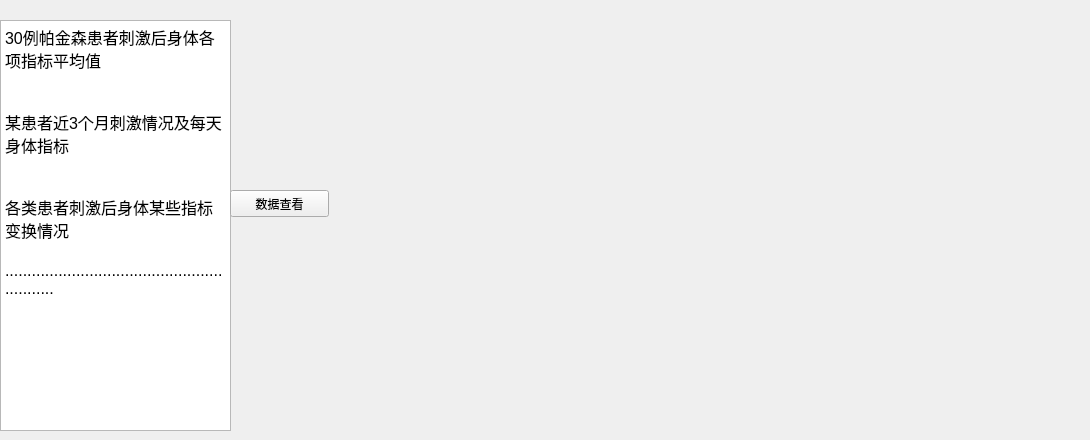
      <widget class="QWidget" name="tab_4">
       <attribute name="title">
        <string>数据分析</string>
       </attribute>
       <widget class="QTextEdit" name="textEdit_2">
        <property name="geometry">
         <rect>
          <x>0</x>
          <y>20</y>
          <width>231</width>
          <height>411</height>
         </rect>
        </property>
        <property name="html">
         <string>&lt;!DOCTYPE HTML PUBLIC &quot;-//W3C//DTD HTML 4.0//EN&quot; &quot;http://www.w3.org/TR/REC-html40/strict.dtd&quot;&gt;
&lt;html&gt;&lt;head&gt;&lt;meta name=&quot;qrichtext&quot; content=&quot;1&quot; /&gt;&lt;style type=&quot;text/css&quot;&gt;
p, li { white-space: pre-wrap; }
&lt;/style&gt;&lt;/head&gt;&lt;body style=&quot; font-family:'Ubuntu'; font-size:11pt; font-weight:400; font-style:normal;&quot;&gt;
&lt;p style=&quot; margin-top:0px; margin-bottom:0px; margin-left:0px; margin-right:0px; -qt-block-indent:0; text-indent:0px;&quot;&gt;&lt;span style=&quot; font-size:12pt;&quot;&gt;30例帕金森患者刺激后身体各项指标平均值&lt;/span&gt;&lt;/p&gt;
&lt;p style=&quot;-qt-paragraph-type:empty; margin-top:0px; margin-bottom:0px; margin-left:0px; margin-right:0px; -qt-block-indent:0; text-indent:0px; font-size:12pt;&quot;&gt;&lt;br /&gt;&lt;/p&gt;
&lt;p style=&quot;-qt-paragraph-type:empty; margin-top:0px; margin-bottom:0px; margin-left:0px; margin-right:0px; -qt-block-indent:0; text-indent:0px; font-size:12pt;&quot;&gt;&lt;br /&gt;&lt;/p&gt;
&lt;p style=&quot; margin-top:0px; margin-bottom:0px; margin-left:0px; margin-right:0px; -qt-block-indent:0; text-indent:0px;&quot;&gt;&lt;span style=&quot; font-size:12pt;&quot;&gt;某患者近3个月刺激情况及每天身体指标&lt;/span&gt;&lt;/p&gt;
&lt;p style=&quot;-qt-paragraph-type:empty; margin-top:0px; margin-bottom:0px; margin-left:0px; margin-right:0px; -qt-block-indent:0; text-indent:0px; font-size:12pt;&quot;&gt;&lt;br /&gt;&lt;/p&gt;
&lt;p style=&quot;-qt-paragraph-type:empty; margin-top:0px; margin-bottom:0px; margin-left:0px; margin-right:0px; -qt-block-indent:0; text-indent:0px; font-size:12pt;&quot;&gt;&lt;br /&gt;&lt;/p&gt;
&lt;p style=&quot; margin-top:0px; margin-bottom:0px; margin-left:0px; margin-right:0px; -qt-block-indent:0; text-indent:0px;&quot;&gt;&lt;span style=&quot; font-size:12pt;&quot;&gt;各类患者刺激后身体某些指标变换情况&lt;/span&gt;&lt;/p&gt;
&lt;p style=&quot;-qt-paragraph-type:empty; margin-top:0px; margin-bottom:0px; margin-left:0px; margin-right:0px; -qt-block-indent:0; text-indent:0px; font-size:12pt;&quot;&gt;&lt;br /&gt;&lt;/p&gt;
&lt;p style=&quot; margin-top:0px; margin-bottom:0px; margin-left:0px; margin-right:0px; -qt-block-indent:0; text-indent:0px;&quot;&gt;&lt;span style=&quot; font-size:12pt;&quot;&gt;............................................................&lt;/span&gt;&lt;/p&gt;&lt;/body&gt;&lt;/html&gt;</string>
        </property>
       </widget>
       <widget class="QCustomPlot" name="plot" native="true">
        <property name="geometry">
         <rect>
          <x>340</x>
          <y>20</y>
          <width>741</width>
          <height>411</height>
         </rect>
        </property>
       </widget>
       <widget class="QPushButton" name="level">
        <property name="geometry">
         <rect>
          <x>230</x>
          <y>190</y>
          <width>99</width>
          <height>27</height>
         </rect>
        </property>
        <property name="text">
         <string>数据查看</string>
        </property>
       </widget>
      </widget>
